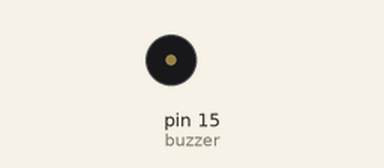
Simulated run of this program. Board: MicroPython board. On the bench: buzzer (waves = sounding). At 95.4 s the program stops and its outputs stay as they are.

Above: at 0.41 s.
At 36.8 s:
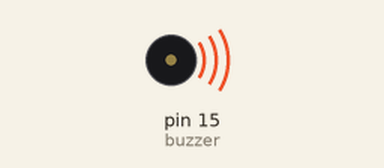
Timing chart, 0 to 40.0 s (numbered marks = the images above):
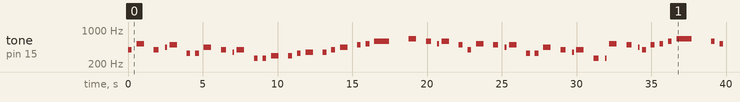

The program:

ussr_national_anthem.py
```python
import time, machine
from machine import PWM

buzzer = PWM(machine.Pin(15, machine.Pin.OUT))


tones = {
"B0": 31,
"C1": 33,
"CS1": 35,
"D1": 37,
"DS1": 39,
"E1": 41,
"F1": 44,
"FS1": 46,
"G1": 49,
"GS1": 52,
"A1": 55,
"AS1": 58,
"B1": 62,
"C2": 65,
"CS2": 69,
"D2": 73,
"DS2": 78,
"E2": 82,
"F2": 87,
"FS2": 93,
"G2": 98,
"GS2": 104,
"A2": 110,
"AS2": 117,
"B2": 123,
"C3": 131,
"CS3": 139,
"D3": 147,
"DS3": 156,
"E3": 165,
"F3": 175,
"FS3": 185,
"G3": 196,
"GS3": 208,
"A3": 220,
"AS3": 233,
"B3": 247,
"C4": 262,
"CS4": 277,
"D4": 294,
"DS4": 311,
"E4": 330,
"F4": 349,
"FS4": 370,
"G4": 392,
"GS4": 415,
"A4": 440,
"AS4": 466,
"B4": 494,
"C5": 523,
"CS5": 554,
"D5": 587,
"DS5": 622,
"E5": 659,
"F5": 698,
"FS5": 740,
"G5": 784,
"GS5": 831,
"A5": 880,
"AS5": 932,
"B5": 988,
"C6": 1047,
"CS6": 1109,
"D6": 1175,
"DS6": 1245,
"E6": 1319,
"F6": 1397,
"FS6": 1480,
"G6": 1568,
"GS6": 1661,
"A6": 1760,
"AS6": 1865,
"B6": 1976,
"C7": 2093,
"CS7": 2217,
"D7": 2349,
"DS7": 2489,
"E7": 2637,
"F7": 2794,
"FS7": 2960,
"G7": 3136,
"GS7": 3322,
"A7": 3520,
"AS7": 3729,
"B7": 3951,
"C8": 4186,
"CS8": 4435,
"D8": 4699,
"DS8": 4978
}

melody = [
  "G4", "C5", "G4", "A4", "B4", "E4", "E4",
  "A4", "G4", "F4", "G4", "C4", "C4",
  "D4", "D4", "E4", "F4", "F4", "G4", "A4", "B4", "C5", "D5",
  "E5", "D5", "C5", "D5", "B4", "G4",
  "C5", "B4", "A4", "B4", "E4", "E4",
  "A4", "G4", "F4", "G4", "C4", "C4",
  "C5", "B4", "A4", "G4", "B4", "C5", "D5",
  "E5", "D5", "C5", "B4", "C5", "D5", "G4", "G4", "B4", "C5", "D5",
  "C5", "B4", "A4", "G4", "A4", "B4", "E4", "E4", "G4", "A4", "B4",
  "C5", "A4", "B4", "C5", "A4", "B4", "C5", "A4", "C5", "F5",
  "F5", "E5", "D5", "C5", "D5", "E5", "C5", "C5",
  "D5", "C5", "B4", "A4", "B4", "C5", "A4", "A4",
  "C5", "B4", "A4", "G4", "C4", "G4", "A4", "B4", "C5"
]

noteDurations = [ 8, 4, 6, 16, 4, 8, 8,
                  4, 6, 16, 4, 8, 8,
                  4, 8, 8, 4, 8, 8, 4, 8, 8, 2,
                  4, 6, 16, 4, 8, 8,
                  4, 6, 16, 4, 8, 8,
                  4, 6, 16, 4, 6, 16,
                  4, 6, 16, 8, 8, 8, 8,
                  2, 8, 8, 8, 8, 3, 8, 8, 8, 8, 8,
                  2, 8, 8, 8, 8, 3, 8, 8, 8, 8, 8,
                  4, 6, 16, 4, 6, 16, 4, 8, 8, 2,
                  2, 8, 8, 8, 8, 3, 8, 2,
                  2, 8, 8, 8, 8, 3, 8, 2,
                  4, 6, 16, 4, 4, 2, 4, 4, 1
                  ]

def playtone(frequency, duration):
    buzzer.duty_u16(1000)
    buzzer.freq(frequency)
    time.sleep_ms(int(duration))
    bequiet()

def bequiet():
    buzzer.duty_u16(0)

def playsong():
    for thisNote in range(len(melody)):
        toneDuration = 2000 / noteDurations[thisNote]
        playtone(tones[melody[thisNote]], toneDuration)
        pauseDuration = toneDuration * 1.3
        time.sleep_ms(int(pauseDuration))

def main():
    playsong()

if __name__ == '__main__':
    main()
```

Measured:
- by itself, tone on pin 15 (buzzer): plays 392 Hz for 0.25 s, 523 Hz for 0.50 s, 392 Hz for 0.33 s, 440 Hz for 0.13 s, 494 Hz for 0.50 s, 330 Hz for 0.25 s … (51 notes in this stretch)
